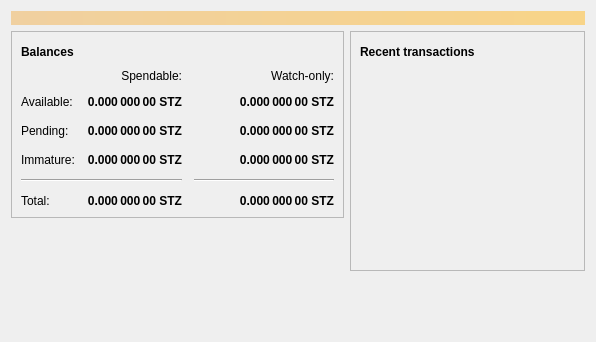
<?xml version="1.0" encoding="UTF-8"?>
<ui version="4.0">
 <class>OverviewPage</class>
 <widget class="QWidget" name="OverviewPage">
  <property name="geometry">
   <rect>
    <x>0</x>
    <y>0</y>
    <width>596</width>
    <height>342</height>
   </rect>
  </property>
  <property name="windowTitle">
   <string>Form</string>
  </property>
  <layout class="QVBoxLayout" name="topLayout">
   <item>
    <widget class="QLabel" name="labelAlerts">
     <property name="visible">
      <bool>false</bool>
     </property>
     <property name="styleSheet">
      <string notr="true">QLabel { background-color: qlineargradient(x1: 0, y1: 0, x2: 1, y2: 0, stop:0 #F0D0A0, stop:1 #F8D488); color:#000000; }</string>
     </property>
     <property name="wordWrap">
      <bool>true</bool>
     </property>
     <property name="margin">
      <number>3</number>
     </property>
     <property name="textInteractionFlags">
      <set>Qt::TextSelectableByMouse</set>
     </property>
    </widget>
   </item>
   <item>
    <layout class="QHBoxLayout" name="horizontalLayout" stretch="1,1">
     <item>
      <layout class="QVBoxLayout" name="verticalLayout_2">
       <item>
        <widget class="QFrame" name="frame">
         <property name="frameShape">
          <enum>QFrame::StyledPanel</enum>
         </property>
         <property name="frameShadow">
          <enum>QFrame::Raised</enum>
         </property>
         <layout class="QVBoxLayout" name="verticalLayout_4">
          <item>
           <layout class="QHBoxLayout" name="horizontalLayout_4">
            <item>
             <widget class="QLabel" name="label_5">
              <property name="font">
               <font>
                <weight>75</weight>
                <bold>true</bold>
               </font>
              </property>
              <property name="text">
               <string>Balances</string>
              </property>
             </widget>
            </item>
            <item>
             <widget class="QPushButton" name="labelWalletStatus">
              <property name="enabled">
               <bool>true</bool>
              </property>
              <property name="maximumSize">
               <size>
                <width>30</width>
                <height>16777215</height>
               </size>
              </property>
              <property name="toolTip">
               <string>The displayed information may be out of date. Your wallet automatically synchronizes with the Stutz network after a connection is established, but this process has not completed yet.</string>
              </property>
              <property name="text">
               <string/>
              </property>
              <property name="icon">
               <iconset resource="../bitcoin.qrc">
                <normaloff>:/icons/warning</normaloff>
                <disabledoff>:/icons/warning</disabledoff>:/icons/warning</iconset>
              </property>
              <property name="iconSize">
               <size>
                <width>24</width>
                <height>24</height>
               </size>
              </property>
              <property name="flat">
               <bool>true</bool>
              </property>
             </widget>
            </item>
            <item>
             <spacer name="horizontalSpacer_3">
              <property name="orientation">
               <enum>Qt::Horizontal</enum>
              </property>
              <property name="sizeHint" stdset="0">
               <size>
                <width>40</width>
                <height>20</height>
               </size>
              </property>
             </spacer>
            </item>
           </layout>
          </item>
          <item>
           <layout class="QGridLayout" name="gridLayout">
            <property name="spacing">
             <number>12</number>
            </property>
            <item row="2" column="2">
             <widget class="QLabel" name="labelWatchPending">
              <property name="font">
               <font>
                <weight>75</weight>
                <bold>true</bold>
               </font>
              </property>
              <property name="cursor">
               <cursorShape>IBeamCursor</cursorShape>
              </property>
              <property name="toolTip">
               <string>Unconfirmed transactions to watch-only addresses</string>
              </property>
              <property name="text">
               <string notr="true">0.000 000 00 STZ</string>
              </property>
              <property name="alignment">
               <set>Qt::AlignRight|Qt::AlignTrailing|Qt::AlignVCenter</set>
              </property>
              <property name="textInteractionFlags">
               <set>Qt::LinksAccessibleByMouse|Qt::TextSelectableByKeyboard|Qt::TextSelectableByMouse</set>
              </property>
             </widget>
            </item>
            <item row="2" column="1">
             <widget class="QLabel" name="labelUnconfirmed">
              <property name="font">
               <font>
                <weight>75</weight>
                <bold>true</bold>
               </font>
              </property>
              <property name="cursor">
               <cursorShape>IBeamCursor</cursorShape>
              </property>
              <property name="toolTip">
               <string>Total of transactions that have yet to be confirmed, and do not yet count toward the spendable balance</string>
              </property>
              <property name="text">
               <string notr="true">0.000 000 00 STZ</string>
              </property>
              <property name="alignment">
               <set>Qt::AlignRight|Qt::AlignTrailing|Qt::AlignVCenter</set>
              </property>
              <property name="textInteractionFlags">
               <set>Qt::LinksAccessibleByMouse|Qt::TextSelectableByKeyboard|Qt::TextSelectableByMouse</set>
              </property>
             </widget>
            </item>
            <item row="3" column="2">
             <widget class="QLabel" name="labelWatchImmature">
              <property name="font">
               <font>
                <weight>75</weight>
                <bold>true</bold>
               </font>
              </property>
              <property name="cursor">
               <cursorShape>IBeamCursor</cursorShape>
              </property>
              <property name="toolTip">
               <string>Mined balance in watch-only addresses that has not yet matured</string>
              </property>
              <property name="text">
               <string notr="true">0.000 000 00 STZ</string>
              </property>
              <property name="alignment">
               <set>Qt::AlignRight|Qt::AlignTrailing|Qt::AlignVCenter</set>
              </property>
              <property name="textInteractionFlags">
               <set>Qt::LinksAccessibleByMouse|Qt::TextSelectableByKeyboard|Qt::TextSelectableByMouse</set>
              </property>
             </widget>
            </item>
            <item row="4" column="0" colspan="2">
             <widget class="Line" name="line">
              <property name="orientation">
               <enum>Qt::Horizontal</enum>
              </property>
             </widget>
            </item>
            <item row="4" column="2">
             <widget class="Line" name="lineWatchBalance">
              <property name="sizePolicy">
               <sizepolicy hsizetype="Preferred" vsizetype="Fixed">
                <horstretch>0</horstretch>
                <verstretch>0</verstretch>
               </sizepolicy>
              </property>
              <property name="minimumSize">
               <size>
                <width>140</width>
                <height>0</height>
               </size>
              </property>
              <property name="orientation">
               <enum>Qt::Horizontal</enum>
              </property>
             </widget>
            </item>
            <item row="5" column="0">
             <widget class="QLabel" name="labelTotalText">
              <property name="text">
               <string>Total:</string>
              </property>
             </widget>
            </item>
            <item row="3" column="1">
             <widget class="QLabel" name="labelImmature">
              <property name="font">
               <font>
                <weight>75</weight>
                <bold>true</bold>
               </font>
              </property>
              <property name="cursor">
               <cursorShape>IBeamCursor</cursorShape>
              </property>
              <property name="toolTip">
               <string>Mined balance that has not yet matured</string>
              </property>
              <property name="text">
               <string notr="true">0.000 000 00 STZ</string>
              </property>
              <property name="alignment">
               <set>Qt::AlignRight|Qt::AlignTrailing|Qt::AlignVCenter</set>
              </property>
              <property name="textInteractionFlags">
               <set>Qt::LinksAccessibleByMouse|Qt::TextSelectableByKeyboard|Qt::TextSelectableByMouse</set>
              </property>
             </widget>
            </item>
            <item row="2" column="3">
             <spacer name="horizontalSpacer_2">
              <property name="orientation">
               <enum>Qt::Horizontal</enum>
              </property>
              <property name="sizeHint" stdset="0">
               <size>
                <width>40</width>
                <height>20</height>
               </size>
              </property>
             </spacer>
            </item>
            <item row="3" column="0">
             <widget class="QLabel" name="labelImmatureText">
              <property name="text">
               <string>Immature:</string>
              </property>
             </widget>
            </item>
            <item row="5" column="1">
             <widget class="QLabel" name="labelTotal">
              <property name="font">
               <font>
                <weight>75</weight>
                <bold>true</bold>
               </font>
              </property>
              <property name="cursor">
               <cursorShape>IBeamCursor</cursorShape>
              </property>
              <property name="toolTip">
               <string>Your current total balance</string>
              </property>
              <property name="text">
               <string notr="true">0.000 000 00 STZ</string>
              </property>
              <property name="alignment">
               <set>Qt::AlignRight|Qt::AlignTrailing|Qt::AlignVCenter</set>
              </property>
              <property name="textInteractionFlags">
               <set>Qt::LinksAccessibleByMouse|Qt::TextSelectableByKeyboard|Qt::TextSelectableByMouse</set>
              </property>
             </widget>
            </item>
            <item row="5" column="2">
             <widget class="QLabel" name="labelWatchTotal">
              <property name="font">
               <font>
                <weight>75</weight>
                <bold>true</bold>
               </font>
              </property>
              <property name="cursor">
               <cursorShape>IBeamCursor</cursorShape>
              </property>
              <property name="toolTip">
               <string>Current total balance in watch-only addresses</string>
              </property>
              <property name="text">
               <string notr="true">0.000 000 00 STZ</string>
              </property>
              <property name="alignment">
               <set>Qt::AlignRight|Qt::AlignTrailing|Qt::AlignVCenter</set>
              </property>
              <property name="textInteractionFlags">
               <set>Qt::LinksAccessibleByMouse|Qt::TextSelectableByKeyboard|Qt::TextSelectableByMouse</set>
              </property>
             </widget>
            </item>
            <item row="0" column="2">
             <widget class="QLabel" name="labelWatchonly">
              <property name="text">
               <string>Watch-only:</string>
              </property>
              <property name="alignment">
               <set>Qt::AlignRight|Qt::AlignTrailing|Qt::AlignVCenter</set>
              </property>
             </widget>
            </item>
            <item row="1" column="0">
             <widget class="QLabel" name="labelBalanceText">
              <property name="text">
               <string>Available:</string>
              </property>
             </widget>
            </item>
            <item row="1" column="1">
             <widget class="QLabel" name="labelBalance">
              <property name="font">
               <font>
                <weight>75</weight>
                <bold>true</bold>
               </font>
              </property>
              <property name="cursor">
               <cursorShape>IBeamCursor</cursorShape>
              </property>
              <property name="toolTip">
               <string>Your current spendable balance</string>
              </property>
              <property name="text">
               <string notr="true">0.000 000 00 STZ</string>
              </property>
              <property name="alignment">
               <set>Qt::AlignRight|Qt::AlignTrailing|Qt::AlignVCenter</set>
              </property>
              <property name="textInteractionFlags">
               <set>Qt::LinksAccessibleByMouse|Qt::TextSelectableByKeyboard|Qt::TextSelectableByMouse</set>
              </property>
             </widget>
            </item>
            <item row="1" column="2">
             <widget class="QLabel" name="labelWatchAvailable">
              <property name="font">
               <font>
                <weight>75</weight>
                <bold>true</bold>
               </font>
              </property>
              <property name="cursor">
               <cursorShape>IBeamCursor</cursorShape>
              </property>
              <property name="toolTip">
               <string>Your current balance in watch-only addresses</string>
              </property>
              <property name="text">
               <string notr="true">0.000 000 00 STZ</string>
              </property>
              <property name="alignment">
               <set>Qt::AlignRight|Qt::AlignTrailing|Qt::AlignVCenter</set>
              </property>
              <property name="textInteractionFlags">
               <set>Qt::LinksAccessibleByMouse|Qt::TextSelectableByKeyboard|Qt::TextSelectableByMouse</set>
              </property>
             </widget>
            </item>
            <item row="2" column="0">
             <widget class="QLabel" name="labelPendingText">
              <property name="text">
               <string>Pending:</string>
              </property>
             </widget>
            </item>
            <item row="0" column="1">
             <widget class="QLabel" name="labelSpendable">
              <property name="text">
               <string>Spendable:</string>
              </property>
              <property name="alignment">
               <set>Qt::AlignRight|Qt::AlignTrailing|Qt::AlignVCenter</set>
              </property>
             </widget>
            </item>
           </layout>
          </item>
         </layout>
        </widget>
       </item>
       <item>
        <spacer name="verticalSpacer">
         <property name="orientation">
          <enum>Qt::Vertical</enum>
         </property>
         <property name="sizeHint" stdset="0">
          <size>
           <width>20</width>
           <height>40</height>
          </size>
         </property>
        </spacer>
       </item>
      </layout>
     </item>
     <item>
      <layout class="QVBoxLayout" name="verticalLayout_3">
       <item>
        <widget class="QFrame" name="frame_2">
         <property name="frameShape">
          <enum>QFrame::StyledPanel</enum>
         </property>
         <property name="frameShadow">
          <enum>QFrame::Raised</enum>
         </property>
         <layout class="QVBoxLayout" name="verticalLayout">
          <item>
           <layout class="QHBoxLayout" name="horizontalLayout_2">
            <item>
             <widget class="QLabel" name="label_4">
              <property name="font">
               <font>
                <weight>75</weight>
                <bold>true</bold>
               </font>
              </property>
              <property name="text">
               <string>Recent transactions</string>
              </property>
             </widget>
            </item>
            <item>
             <widget class="QPushButton" name="labelTransactionsStatus">
              <property name="enabled">
               <bool>true</bool>
              </property>
              <property name="maximumSize">
               <size>
                <width>30</width>
                <height>16777215</height>
               </size>
              </property>
              <property name="toolTip">
               <string>The displayed information may be out of date. Your wallet automatically synchronizes with the Stutz network after a connection is established, but this process has not completed yet.</string>
              </property>
              <property name="text">
               <string/>
              </property>
              <property name="icon">
               <iconset resource="../bitcoin.qrc">
                <normaloff>:/icons/warning</normaloff>
                <disabledoff>:/icons/warning</disabledoff>:/icons/warning</iconset>
              </property>
              <property name="iconSize">
               <size>
                <width>24</width>
                <height>24</height>
               </size>
              </property>
              <property name="flat">
               <bool>true</bool>
              </property>
             </widget>
            </item>
            <item>
             <spacer name="horizontalSpacer">
              <property name="orientation">
               <enum>Qt::Horizontal</enum>
              </property>
              <property name="sizeHint" stdset="0">
               <size>
                <width>40</width>
                <height>20</height>
               </size>
              </property>
             </spacer>
            </item>
           </layout>
          </item>
          <item>
           <widget class="QListView" name="listTransactions">
            <property name="styleSheet">
             <string notr="true">QListView { background: transparent; }</string>
            </property>
            <property name="frameShape">
             <enum>QFrame::NoFrame</enum>
            </property>
            <property name="verticalScrollBarPolicy">
             <enum>Qt::ScrollBarAlwaysOff</enum>
            </property>
            <property name="horizontalScrollBarPolicy">
             <enum>Qt::ScrollBarAlwaysOff</enum>
            </property>
            <property name="selectionMode">
             <enum>QAbstractItemView::NoSelection</enum>
            </property>
           </widget>
          </item>
         </layout>
        </widget>
       </item>
       <item>
        <spacer name="verticalSpacer_2">
         <property name="orientation">
          <enum>Qt::Vertical</enum>
         </property>
         <property name="sizeHint" stdset="0">
          <size>
           <width>20</width>
           <height>40</height>
          </size>
         </property>
        </spacer>
       </item>
      </layout>
     </item>
    </layout>
   </item>
  </layout>
 </widget>
 <resources/>
 <connections/>
</ui>
